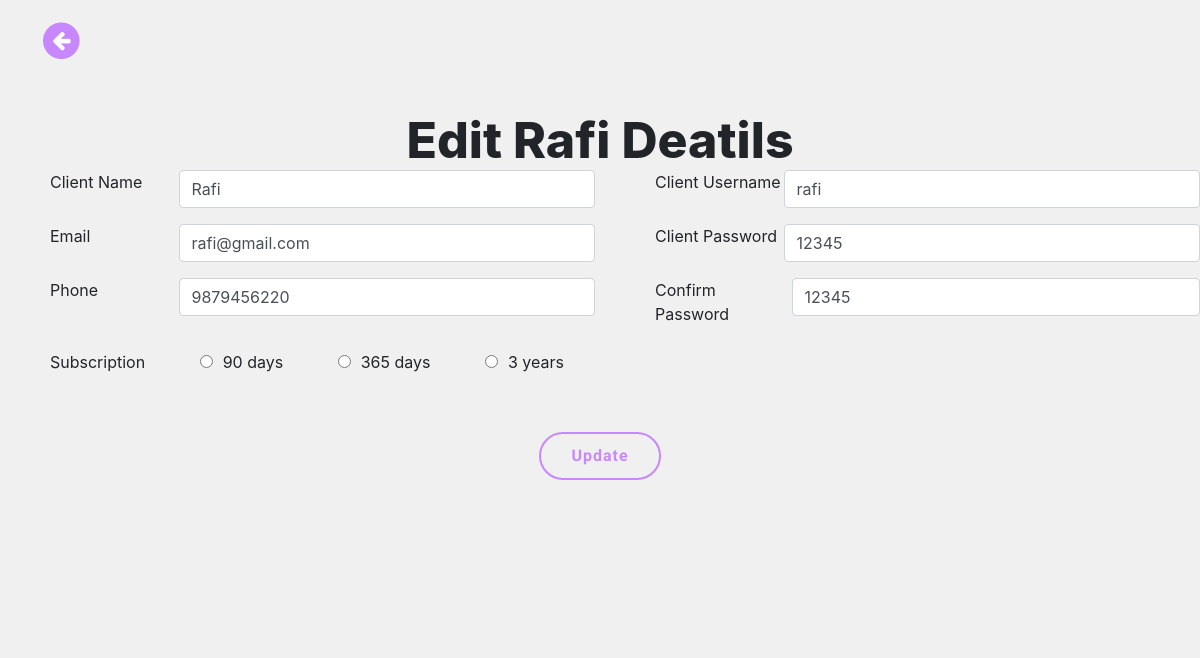
Screenshot of /admin/editclient.php?id=5 with the database file from the repository.
### tables this page shows
CREATE TABLE `client` (
  `id` int(255) NOT NULL,
  `name` varchar(255) NOT NULL,
  `email` varchar(255) NOT NULL,
  `mobile` varchar(255) NOT NULL,
  `subscription` varchar(255) NOT NULL,
  `startdate` timestamp NOT NULL DEFAULT current_timestamp(),
  `username` varchar(255) NOT NULL,
  `password` varchar(255) NOT NULL,
  `message` varchar(255) NOT NULL,
  `status` varchar(255) NOT NULL
);

### admin/editclient.php (the view, shortened to what this page needs)
<!DOCTYPE html>
<html>
<head>
  <link rel="stylesheet" href="../style.css">
    <link rel="stylesheet" href="https://maxcdn.bootstrapcdn.com/bootstrap/4.4.1/css/bootstrap.min.css">
    <link rel="stylesheet" href="https://cdnjs.cloudflare.com/ajax/libs/font-awesome/4.7.0/css/font-awesome.css">
</head>
 <body>
  <a href="viewclient.php"><span class="fa-stack fa-lg"><i class="fa fa-circle fa-stack-2x"></i><i class="fa fa-arrow-left fa-stack-1x fa-inverse"></i></span></a>
 <form action="" method="POST" class="form2">
  <?php
  include "../connect.php";
  $ids= $_GET['id'];
  $showquery= "select * from client where id={$ids}";
  $showdata= mysqli_query($con,$showquery);
  $arrdata= mysqli_fetch_array($showdata);
      ?>
      <h1 class="form-heading">Edit <?php echo $arrdata['name'] ?> Deatils</h1>
        <div class="form-row">
          <div class="form-group col-md-6">
              <label for="inputEmail4">Client Name</label>
              <input type="text" class="form-control" name='name' value="<?php echo $arrdata['name'] ?>" >
          </div>
           <div class="form-group col-md-6">
              <label for="inputPassword4">Client Username</label>
              <input type="text" class="form-control" name="username" value="<?php echo $arrdata['username'] ?>">
           </div>
        </div>
        <div class="form-row">
          <div class="form-group col-md-6">
              <label for="inputAddress">Email</label>
              <input type="email" class="form-control" name="email" value="<?php echo $arrdata['email'] ?>" >
          </div>
          <div class="form-group col-md-6">
              <label for="inputAddress2">Client Password</label>
              <input type="text" class="form-control" name="password" value="<?php echo $arrdata['password'] ?>">
          </div>
        </div>
        <div class="form-row">
          <div class="form-group col-md-6">
            <label for="inputCity">Phone</label>
            <input type="text" class="form-control" name="phone" value="<?php echo $arrdata['mobile'] ?>">
          </div>
          <div class="form-group col-md-6">
            <label for="inputCity">Confirm Password</label>
            <input type="text" class="form-control" name="cpassword" value="<?php echo $arrdata['password'] ?>">
          </div>
        </div>
        <div class="form-group-radio">
          <label for="subscription">Subscription</label>
            <label class="radio-inline">
              <input type="radio" name="subscription" value='90'><span>90 days</span>
          </label>
          <label class="radio-inline">
              <input type="radio" name="subscription" value='365'><span>365 days</span>
          </label>
          <label class="radio-inline">
              <input type="radio" name="subscription" value='3'><span>3 years</span>
          </label>
              </div>
        <button type="submit" class="btn btn-login" name="update">Update</button>
    </form>
</body>
</html>

### style.css (style rules this page uses)
* { margin: 0; padding: 0; }
html { background: #f0f0f0; }
body { background: #f0f0f0; overflow-x: hidden; }
.fa-stack { position: absolute!important; top:20px; left:40px; font-size: 22px; color: #c788ff; transition: .4s; z-index: 999; }
.btn { padding: 17px 50px; text-decoration: none; color:whitesmoke; border:2px solid #c788ff; background: #c788ff; font-size: 22px; font-weight: bold; border-radius: 4px; transition:.4s; letter-spacing: 1px; font-family: 'Roboto', sans-serif; }
.form-heading { margin:40px 0 0 0; font-size: 50px; text-align: center; font-weight: 800; background: #f0f0f0; }
.form2 { padding:70px 0 100px 0; background: #f0f0f0; }
.form2 .form-group { display: flex; }
.form2 .form-group label { margin-left: 50px; }
.form2 .form-group input { margin-left:auto; width:70%; }
.form2 .form-group-radio label { margin-left: 50px; }
.form2 .form-group-radio span { margin-left: 10px; }
.form2 .btn-login { display: block; margin:50px auto; padding:10px 30px; border-radius: 24px; border:2px solid #c788ff; outline: none; color: #c788ff; font-weight: 700; transition: .3s; }

### rows the page displays
client: name "Rafi", username "rafi", email "rafi@gmail.com", password "12345", phone "9879456220", cpassword "12345"
